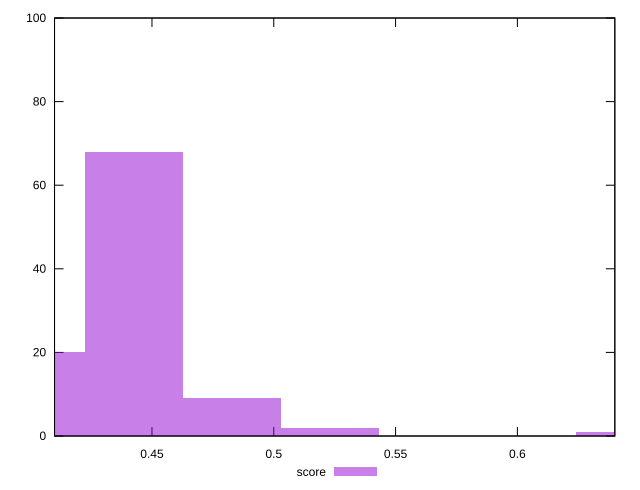

This figure's gnuplot source:
reset

$score <<EOF
0.40250672700839096 20
0.44275739970923006 68
0.48300807241006916 9
0.6440107632134255 1
0.5232587451109083 2
EOF

set key outside below
set boxwidth 0.040250672700839096
set xrange [0.41:0.64]
set yrange [0:100]
set trange [0:100]
set style fill transparent solid 0.5 noborder
set terminal svg size 640, 490 enhanced background rgb 'white'
set output "reprap/uses-webp-images/samples/pages+cached/score/histogram.svg"

plot $score title "score" with boxes

reset
